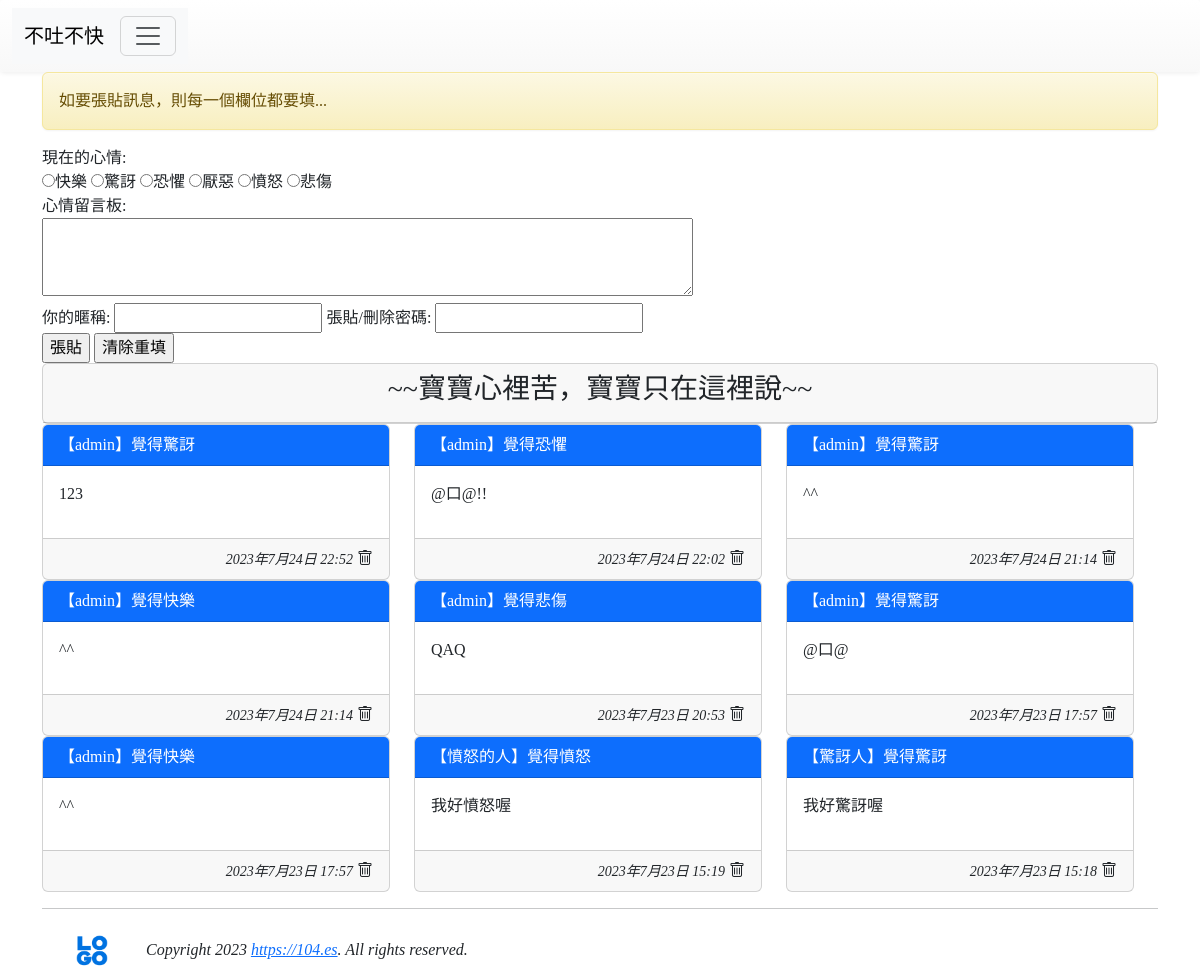
The page /index8/ on the database its author committed.
### mysite/models.py (models this page shows, shortened)
class Mood(models.Model):
    status = models.CharField(max_length=10, null=False)
    def __str__(self):
        return self.status

class Post2(models.Model):
    mood = models.ForeignKey('Mood', on_delete=models.CASCADE)
    nickname = models.CharField(max_length=10, default='不願意透漏身份的人')
    message = models.TextField(null=False)
    del_pass = models.CharField(max_length=10)
    pub_time = models.DateTimeField(auto_now=True)
    enabled = models.BooleanField(default=True)

### mysite/views.py (the view)
# urls.py: path('index8/', index8),
def index8(request):
    posts = models.Post2.objects.filter(enabled=True).order_by('-pub_time')[:30]
    moods = models.Mood.objects.all()
    try:
        user_id = request.GET['user_id']
        user_pass = request.GET['user_pass']
        user_post = request.GET['user_post']
        user_mood = request.GET['mood']
    except:
        user_id = None
        message = '如要張貼訊息，則每一個欄位都要填...'
    if user_id != None:
        mood = models.Mood.objects.get(status=user_mood)
        post = models.Post2(mood=mood, nickname=user_id, del_pass=user_pass, message=user_post)
        post.save()
        message=f'成功儲存!請記得你的編輯密碼[{user_pass}]!，訊息需經審查後才會顯示。'
    return render(request, 'index8.html', locals())

### mysite/templates/index8.html (shortened to what this page needs)
{% extends 'base1.html' %}
{% block content %}
<div class='container'>
    {% if message %}
        <div class='alert alert-warning'>{{ message }}</div>
    {% endif %}
    <form name='my form' action='/index8' method='GET'>
        現在的心情:<br/>
        {% for m in moods %}
        <input type='radio' name='mood' value='{{ m.status }}'>{{ m.status }}
        {% endfor %}
        <br/>
        心情留言板:<br/>
        <textarea name='user_post' rows=3 cols=70></textarea><br/>
        <label for='user_id'>你的暱稱:</label>
        <input id='user_id' type='text' name='user_id'>
        <label for='user_pass'>張貼/刪除密碼:</label>
        <input id='user_pass' type='password' name='user_pass'><br/>
        <input type='submit' value='張貼'>
        <input type='reset' value='清除重填'>
    </form>
    <div class='row'>
        <div class='col-md-12'>
            <div class='card'>
                <div class='card-header' align=center>
                <h3>~~寶寶心裡苦，寶寶只在這裡說~~</h3>
                </div>
            </div>
        </div>
        <div class='row'>
            {% for p in posts %}
            <div class="col-sm-12 col-md-4">
                <div class='card'>
                    <div class='card-header text-white bg-primary'>【{{ p.nickname }}】覺得{{ p.mood }}</div>
                    <div class='card-body'>{{ p.message | linebreaks }}</div>
                    <div class='card-footer' align='right'>
                        <i><small>{{ p.pub_time }}</small></i>
                        <i class="bi bi-trash" onclick='go_delete({{ p.id }})'></i>
                    </div>
                </div>
            </div>
            {% empty %}
                目前沒有任何心情留言
            {% endfor %}
        </div>
    </div>
{% endblock %}

### mysite/templates/base1.html (style rules this page uses)
h1, h2, h3, h4, h5, p, div { font-family: 微軟正黑體; }

### rows shown on the page
Mood: status "快樂"
Mood: status "驚訝"
Mood: status "恐懼"
Mood: status "厭惡"
Mood: status "憤怒"
Mood: status "悲傷"
Post2: nickname "admin", mood "驚訝", message "123", pub_time "2023年7月24日 22:52"
Post2: nickname "admin", mood "恐懼", message "@口@!!", pub_time "2023年7月24日 22:02"
Post2: nickname "admin", mood "驚訝", message "^^", pub_time "2023年7月24日 21:14"
Post2: nickname "admin", mood "快樂", message "^^", pub_time "2023年7月24日 21:14"
Post2: nickname "admin", mood "悲傷", message "QAQ", pub_time "2023年7月23日 20:53"
Post2: nickname "admin", mood "驚訝", message "@口@", pub_time "2023年7月23日 17:57"
Post2: nickname "admin", mood "快樂", message "^^", pub_time "2023年7月23日 17:57"
Post2: nickname "憤怒的人", mood "憤怒", message "我好憤怒喔", pub_time "2023年7月23日 15:19"
Post2: nickname "驚訝人", mood "驚訝", message "我好驚訝喔", pub_time "2023年7月23日 15:18"

### other values the page prints
{{ message }} "如要張貼訊息，則每一個欄位都要填..."
